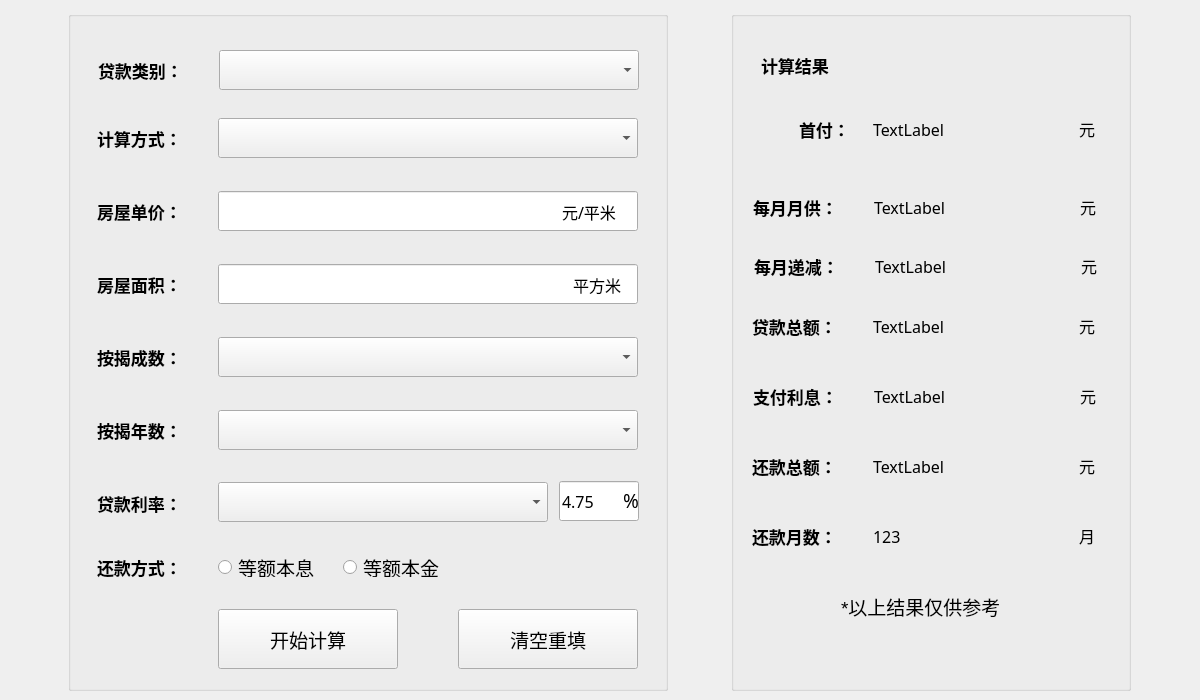
<?xml version="1.0" encoding="UTF-8"?>
<ui version="4.0">
 <class>Widget</class>
 <widget class="QWidget" name="Widget">
  <property name="geometry">
   <rect>
    <x>0</x>
    <y>0</y>
    <width>1200</width>
    <height>700</height>
   </rect>
  </property>
  <property name="minimumSize">
   <size>
    <width>1200</width>
    <height>700</height>
   </size>
  </property>
  <property name="maximumSize">
   <size>
    <width>1200</width>
    <height>718</height>
   </size>
  </property>
  <property name="windowTitle">
   <string>Widget</string>
  </property>
  <layout class="QHBoxLayout" name="horizontalLayout">
   <item>
    <widget class="QGroupBox" name="groupBox">
     <property name="minimumSize">
      <size>
       <width>600</width>
       <height>680</height>
      </size>
     </property>
     <property name="maximumSize">
      <size>
       <width>600</width>
       <height>680</height>
      </size>
     </property>
     <property name="title">
      <string/>
     </property>
     <widget class="QLineEdit" name="lineEdit1">
      <property name="geometry">
       <rect>
        <x>150</x>
        <y>180</y>
        <width>420</width>
        <height>40</height>
       </rect>
      </property>
      <property name="minimumSize">
       <size>
        <width>420</width>
        <height>40</height>
       </size>
      </property>
      <property name="maximumSize">
       <size>
        <width>420</width>
        <height>40</height>
       </size>
      </property>
      <property name="font">
       <font>
        <family>微软雅黑 Light</family>
        <pointsize>12</pointsize>
       </font>
      </property>
     </widget>
     <widget class="QPushButton" name="btn2">
      <property name="geometry">
       <rect>
        <x>390</x>
        <y>598</y>
        <width>180</width>
        <height>60</height>
       </rect>
      </property>
      <property name="minimumSize">
       <size>
        <width>180</width>
        <height>60</height>
       </size>
      </property>
      <property name="maximumSize">
       <size>
        <width>180</width>
        <height>60</height>
       </size>
      </property>
      <property name="font">
       <font>
        <family>黑体</family>
        <pointsize>14</pointsize>
       </font>
      </property>
      <property name="text">
       <string>清空重填</string>
      </property>
     </widget>
     <widget class="QLineEdit" name="lineEdit2">
      <property name="geometry">
       <rect>
        <x>150</x>
        <y>253</y>
        <width>420</width>
        <height>40</height>
       </rect>
      </property>
      <property name="minimumSize">
       <size>
        <width>420</width>
        <height>40</height>
       </size>
      </property>
      <property name="maximumSize">
       <size>
        <width>420</width>
        <height>40</height>
       </size>
      </property>
      <property name="font">
       <font>
        <family>微软雅黑 Light</family>
        <pointsize>12</pointsize>
       </font>
      </property>
     </widget>
     <widget class="QLabel" name="label1">
      <property name="geometry">
       <rect>
        <x>30</x>
        <y>48</y>
        <width>115</width>
        <height>22</height>
       </rect>
      </property>
      <property name="minimumSize">
       <size>
        <width>115</width>
        <height>22</height>
       </size>
      </property>
      <property name="maximumSize">
       <size>
        <width>115</width>
        <height>22</height>
       </size>
      </property>
      <property name="font">
       <font>
        <family>黑体</family>
        <pointsize>13</pointsize>
        <weight>75</weight>
        <bold>true</bold>
       </font>
      </property>
      <property name="text">
       <string>贷款类别：</string>
      </property>
     </widget>
     <widget class="QLabel" name="label9">
      <property name="geometry">
       <rect>
        <x>494</x>
        <y>181</y>
        <width>71</width>
        <height>40</height>
       </rect>
      </property>
      <property name="minimumSize">
       <size>
        <width>0</width>
        <height>40</height>
       </size>
      </property>
      <property name="maximumSize">
       <size>
        <width>16777215</width>
        <height>40</height>
       </size>
      </property>
      <property name="font">
       <font>
        <family>黑体</family>
        <pointsize>12</pointsize>
       </font>
      </property>
      <property name="text">
       <string>元/平米</string>
      </property>
     </widget>
     <widget class="QComboBox" name="comboBox3">
      <property name="geometry">
       <rect>
        <x>150</x>
        <y>326</y>
        <width>420</width>
        <height>40</height>
       </rect>
      </property>
      <property name="minimumSize">
       <size>
        <width>420</width>
        <height>40</height>
       </size>
      </property>
      <property name="maximumSize">
       <size>
        <width>420</width>
        <height>40</height>
       </size>
      </property>
      <property name="font">
       <font>
        <family>微软雅黑 Light</family>
        <pointsize>12</pointsize>
        <kerning>true</kerning>
       </font>
      </property>
     </widget>
     <widget class="QComboBox" name="comboBox2">
      <property name="geometry">
       <rect>
        <x>150</x>
        <y>107</y>
        <width>420</width>
        <height>40</height>
       </rect>
      </property>
      <property name="minimumSize">
       <size>
        <width>420</width>
        <height>40</height>
       </size>
      </property>
      <property name="maximumSize">
       <size>
        <width>420</width>
        <height>40</height>
       </size>
      </property>
      <property name="font">
       <font>
        <family>微软雅黑 Light</family>
        <pointsize>12</pointsize>
       </font>
      </property>
     </widget>
     <widget class="QLabel" name="label5">
      <property name="geometry">
       <rect>
        <x>29</x>
        <y>335</y>
        <width>115</width>
        <height>22</height>
       </rect>
      </property>
      <property name="minimumSize">
       <size>
        <width>115</width>
        <height>22</height>
       </size>
      </property>
      <property name="maximumSize">
       <size>
        <width>115</width>
        <height>22</height>
       </size>
      </property>
      <property name="font">
       <font>
        <family>黑体</family>
        <pointsize>13</pointsize>
        <weight>75</weight>
        <bold>true</bold>
       </font>
      </property>
      <property name="text">
       <string>按揭成数：</string>
      </property>
     </widget>
     <widget class="QPushButton" name="btn1">
      <property name="geometry">
       <rect>
        <x>150</x>
        <y>598</y>
        <width>180</width>
        <height>60</height>
       </rect>
      </property>
      <property name="minimumSize">
       <size>
        <width>180</width>
        <height>60</height>
       </size>
      </property>
      <property name="maximumSize">
       <size>
        <width>180</width>
        <height>60</height>
       </size>
      </property>
      <property name="font">
       <font>
        <family>黑体</family>
        <pointsize>14</pointsize>
       </font>
      </property>
      <property name="styleSheet">
       <string notr="true"/>
      </property>
      <property name="text">
       <string>开始计算</string>
      </property>
     </widget>
     <widget class="QLabel" name="label3">
      <property name="geometry">
       <rect>
        <x>29</x>
        <y>189</y>
        <width>115</width>
        <height>22</height>
       </rect>
      </property>
      <property name="minimumSize">
       <size>
        <width>115</width>
        <height>22</height>
       </size>
      </property>
      <property name="maximumSize">
       <size>
        <width>115</width>
        <height>22</height>
       </size>
      </property>
      <property name="font">
       <font>
        <family>黑体</family>
        <pointsize>13</pointsize>
        <weight>75</weight>
        <bold>true</bold>
       </font>
      </property>
      <property name="text">
       <string>房屋单价：</string>
      </property>
     </widget>
     <widget class="QRadioButton" name="rbtn1">
      <property name="geometry">
       <rect>
        <x>150</x>
        <y>546</y>
        <width>115</width>
        <height>20</height>
       </rect>
      </property>
      <property name="minimumSize">
       <size>
        <width>115</width>
        <height>20</height>
       </size>
      </property>
      <property name="maximumSize">
       <size>
        <width>115</width>
        <height>20</height>
       </size>
      </property>
      <property name="font">
       <font>
        <family>新宋体</family>
        <pointsize>14</pointsize>
       </font>
      </property>
      <property name="text">
       <string>等额本息</string>
      </property>
     </widget>
     <widget class="QComboBox" name="comboBox4">
      <property name="geometry">
       <rect>
        <x>150</x>
        <y>399</y>
        <width>420</width>
        <height>40</height>
       </rect>
      </property>
      <property name="minimumSize">
       <size>
        <width>420</width>
        <height>40</height>
       </size>
      </property>
      <property name="maximumSize">
       <size>
        <width>420</width>
        <height>40</height>
       </size>
      </property>
      <property name="font">
       <font>
        <family>微软雅黑 Light</family>
        <pointsize>12</pointsize>
       </font>
      </property>
     </widget>
     <widget class="QLabel" name="label4">
      <property name="geometry">
       <rect>
        <x>29</x>
        <y>262</y>
        <width>115</width>
        <height>22</height>
       </rect>
      </property>
      <property name="minimumSize">
       <size>
        <width>115</width>
        <height>22</height>
       </size>
      </property>
      <property name="maximumSize">
       <size>
        <width>115</width>
        <height>22</height>
       </size>
      </property>
      <property name="font">
       <font>
        <family>黑体</family>
        <pointsize>13</pointsize>
        <weight>75</weight>
        <bold>true</bold>
       </font>
      </property>
      <property name="text">
       <string>房屋面积：</string>
      </property>
     </widget>
     <widget class="QLabel" name="label2">
      <property name="geometry">
       <rect>
        <x>29</x>
        <y>116</y>
        <width>115</width>
        <height>22</height>
       </rect>
      </property>
      <property name="minimumSize">
       <size>
        <width>115</width>
        <height>22</height>
       </size>
      </property>
      <property name="maximumSize">
       <size>
        <width>115</width>
        <height>22</height>
       </size>
      </property>
      <property name="font">
       <font>
        <family>黑体</family>
        <pointsize>13</pointsize>
        <weight>75</weight>
        <bold>true</bold>
       </font>
      </property>
      <property name="text">
       <string>计算方式：</string>
      </property>
     </widget>
     <widget class="QLabel" name="label10">
      <property name="geometry">
       <rect>
        <x>505</x>
        <y>254</y>
        <width>81</width>
        <height>40</height>
       </rect>
      </property>
      <property name="minimumSize">
       <size>
        <width>0</width>
        <height>40</height>
       </size>
      </property>
      <property name="maximumSize">
       <size>
        <width>16777215</width>
        <height>40</height>
       </size>
      </property>
      <property name="font">
       <font>
        <family>黑体</family>
        <pointsize>12</pointsize>
       </font>
      </property>
      <property name="text">
       <string>平方米</string>
      </property>
     </widget>
     <widget class="QComboBox" name="comboBox1">
      <property name="geometry">
       <rect>
        <x>151</x>
        <y>39</y>
        <width>420</width>
        <height>40</height>
       </rect>
      </property>
      <property name="minimumSize">
       <size>
        <width>420</width>
        <height>40</height>
       </size>
      </property>
      <property name="maximumSize">
       <size>
        <width>420</width>
        <height>40</height>
       </size>
      </property>
      <property name="font">
       <font>
        <family>微软雅黑 Light</family>
        <pointsize>12</pointsize>
       </font>
      </property>
     </widget>
     <widget class="QLabel" name="label6">
      <property name="geometry">
       <rect>
        <x>29</x>
        <y>408</y>
        <width>115</width>
        <height>22</height>
       </rect>
      </property>
      <property name="minimumSize">
       <size>
        <width>115</width>
        <height>22</height>
       </size>
      </property>
      <property name="maximumSize">
       <size>
        <width>115</width>
        <height>22</height>
       </size>
      </property>
      <property name="font">
       <font>
        <family>黑体</family>
        <pointsize>13</pointsize>
        <weight>75</weight>
        <bold>true</bold>
       </font>
      </property>
      <property name="text">
       <string>按揭年数：</string>
      </property>
     </widget>
     <widget class="QLabel" name="label7">
      <property name="geometry">
       <rect>
        <x>29</x>
        <y>481</y>
        <width>115</width>
        <height>22</height>
       </rect>
      </property>
      <property name="minimumSize">
       <size>
        <width>115</width>
        <height>22</height>
       </size>
      </property>
      <property name="maximumSize">
       <size>
        <width>115</width>
        <height>22</height>
       </size>
      </property>
      <property name="font">
       <font>
        <family>黑体</family>
        <pointsize>13</pointsize>
        <weight>75</weight>
        <bold>true</bold>
       </font>
      </property>
      <property name="text">
       <string>贷款利率：</string>
      </property>
     </widget>
     <widget class="QRadioButton" name="rbtn2">
      <property name="geometry">
       <rect>
        <x>275</x>
        <y>546</y>
        <width>115</width>
        <height>20</height>
       </rect>
      </property>
      <property name="minimumSize">
       <size>
        <width>115</width>
        <height>20</height>
       </size>
      </property>
      <property name="maximumSize">
       <size>
        <width>115</width>
        <height>20</height>
       </size>
      </property>
      <property name="font">
       <font>
        <family>新宋体</family>
        <pointsize>14</pointsize>
       </font>
      </property>
      <property name="text">
       <string>等额本金</string>
      </property>
     </widget>
     <widget class="QLabel" name="label8">
      <property name="geometry">
       <rect>
        <x>29</x>
        <y>545</y>
        <width>115</width>
        <height>22</height>
       </rect>
      </property>
      <property name="minimumSize">
       <size>
        <width>115</width>
        <height>22</height>
       </size>
      </property>
      <property name="maximumSize">
       <size>
        <width>115</width>
        <height>22</height>
       </size>
      </property>
      <property name="font">
       <font>
        <family>黑体</family>
        <pointsize>13</pointsize>
        <weight>75</weight>
        <bold>true</bold>
       </font>
      </property>
      <property name="text">
       <string>还款方式：</string>
      </property>
     </widget>
     <widget class="QLabel" name="label11">
      <property name="geometry">
       <rect>
        <x>555</x>
        <y>469</y>
        <width>31</width>
        <height>40</height>
       </rect>
      </property>
      <property name="minimumSize">
       <size>
        <width>0</width>
        <height>40</height>
       </size>
      </property>
      <property name="maximumSize">
       <size>
        <width>16777215</width>
        <height>40</height>
       </size>
      </property>
      <property name="font">
       <font>
        <family>黑体</family>
        <pointsize>14</pointsize>
       </font>
      </property>
      <property name="text">
       <string>%</string>
      </property>
     </widget>
     <widget class="QComboBox" name="comboBox5">
      <property name="geometry">
       <rect>
        <x>150</x>
        <y>471</y>
        <width>330</width>
        <height>40</height>
       </rect>
      </property>
      <property name="minimumSize">
       <size>
        <width>330</width>
        <height>40</height>
       </size>
      </property>
      <property name="maximumSize">
       <size>
        <width>330</width>
        <height>40</height>
       </size>
      </property>
      <property name="font">
       <font>
        <family>微软雅黑 Light</family>
        <pointsize>12</pointsize>
       </font>
      </property>
     </widget>
     <widget class="QLineEdit" name="lineEdit3">
      <property name="geometry">
       <rect>
        <x>491</x>
        <y>470</y>
        <width>80</width>
        <height>40</height>
       </rect>
      </property>
      <property name="minimumSize">
       <size>
        <width>80</width>
        <height>40</height>
       </size>
      </property>
      <property name="maximumSize">
       <size>
        <width>80</width>
        <height>40</height>
       </size>
      </property>
      <property name="font">
       <font>
        <family>微软雅黑 Light</family>
        <pointsize>12</pointsize>
       </font>
      </property>
      <property name="text">
       <string>4.75</string>
      </property>
     </widget>
     <zorder>lineEdit1</zorder>
     <zorder>btn2</zorder>
     <zorder>lineEdit2</zorder>
     <zorder>label1</zorder>
     <zorder>label9</zorder>
     <zorder>comboBox3</zorder>
     <zorder>comboBox2</zorder>
     <zorder>label5</zorder>
     <zorder>btn1</zorder>
     <zorder>label3</zorder>
     <zorder>rbtn1</zorder>
     <zorder>comboBox4</zorder>
     <zorder>label4</zorder>
     <zorder>label2</zorder>
     <zorder>label10</zorder>
     <zorder>comboBox1</zorder>
     <zorder>label6</zorder>
     <zorder>label7</zorder>
     <zorder>rbtn2</zorder>
     <zorder>label8</zorder>
     <zorder>comboBox5</zorder>
     <zorder>lineEdit3</zorder>
     <zorder>label11</zorder>
    </widget>
   </item>
   <item>
    <widget class="QGroupBox" name="groupBox_2">
     <property name="minimumSize">
      <size>
       <width>400</width>
       <height>680</height>
      </size>
     </property>
     <property name="maximumSize">
      <size>
       <width>400</width>
       <height>680</height>
      </size>
     </property>
     <property name="title">
      <string/>
     </property>
     <widget class="QLabel" name="label1_8">
      <property name="geometry">
       <rect>
        <x>21</x>
        <y>514</y>
        <width>115</width>
        <height>22</height>
       </rect>
      </property>
      <property name="minimumSize">
       <size>
        <width>115</width>
        <height>22</height>
       </size>
      </property>
      <property name="maximumSize">
       <size>
        <width>115</width>
        <height>22</height>
       </size>
      </property>
      <property name="font">
       <font>
        <family>黑体</family>
        <pointsize>13</pointsize>
        <weight>75</weight>
        <bold>true</bold>
       </font>
      </property>
      <property name="text">
       <string>还款月数：</string>
      </property>
     </widget>
     <widget class="QLabel" name="label1_2">
      <property name="geometry">
       <rect>
        <x>30</x>
        <y>43</y>
        <width>115</width>
        <height>22</height>
       </rect>
      </property>
      <property name="minimumSize">
       <size>
        <width>115</width>
        <height>22</height>
       </size>
      </property>
      <property name="maximumSize">
       <size>
        <width>115</width>
        <height>22</height>
       </size>
      </property>
      <property name="font">
       <font>
        <family>黑体</family>
        <pointsize>13</pointsize>
        <weight>75</weight>
        <bold>true</bold>
       </font>
      </property>
      <property name="text">
       <string>计算结果</string>
      </property>
     </widget>
     <widget class="QLabel" name="label1_5">
      <property name="geometry">
       <rect>
        <x>21</x>
        <y>304</y>
        <width>115</width>
        <height>22</height>
       </rect>
      </property>
      <property name="minimumSize">
       <size>
        <width>115</width>
        <height>22</height>
       </size>
      </property>
      <property name="maximumSize">
       <size>
        <width>115</width>
        <height>22</height>
       </size>
      </property>
      <property name="font">
       <font>
        <family>黑体</family>
        <pointsize>13</pointsize>
        <weight>75</weight>
        <bold>true</bold>
       </font>
      </property>
      <property name="text">
       <string>贷款总额：</string>
      </property>
     </widget>
     <widget class="QLabel" name="label1_6">
      <property name="geometry">
       <rect>
        <x>22</x>
        <y>374</y>
        <width>115</width>
        <height>22</height>
       </rect>
      </property>
      <property name="minimumSize">
       <size>
        <width>115</width>
        <height>22</height>
       </size>
      </property>
      <property name="maximumSize">
       <size>
        <width>115</width>
        <height>22</height>
       </size>
      </property>
      <property name="font">
       <font>
        <family>黑体</family>
        <pointsize>13</pointsize>
        <weight>75</weight>
        <bold>true</bold>
       </font>
      </property>
      <property name="text">
       <string>支付利息：</string>
      </property>
     </widget>
     <widget class="QLabel" name="label1_7">
      <property name="geometry">
       <rect>
        <x>21</x>
        <y>444</y>
        <width>115</width>
        <height>22</height>
       </rect>
      </property>
      <property name="minimumSize">
       <size>
        <width>115</width>
        <height>22</height>
       </size>
      </property>
      <property name="maximumSize">
       <size>
        <width>115</width>
        <height>22</height>
       </size>
      </property>
      <property name="font">
       <font>
        <family>黑体</family>
        <pointsize>13</pointsize>
        <weight>75</weight>
        <bold>true</bold>
       </font>
      </property>
      <property name="text">
       <string>还款总额：</string>
      </property>
     </widget>
     <widget class="QLabel" name="label_3">
      <property name="geometry">
       <rect>
        <x>348</x>
        <y>103</y>
        <width>20</width>
        <height>30</height>
       </rect>
      </property>
      <property name="minimumSize">
       <size>
        <width>20</width>
        <height>30</height>
       </size>
      </property>
      <property name="maximumSize">
       <size>
        <width>20</width>
        <height>30</height>
       </size>
      </property>
      <property name="font">
       <font>
        <family>楷体</family>
        <pointsize>12</pointsize>
       </font>
      </property>
      <property name="text">
       <string>元</string>
      </property>
     </widget>
     <widget class="QLabel" name="label1_3">
      <property name="geometry">
       <rect>
        <x>68</x>
        <y>107</y>
        <width>60</width>
        <height>22</height>
       </rect>
      </property>
      <property name="minimumSize">
       <size>
        <width>60</width>
        <height>22</height>
       </size>
      </property>
      <property name="maximumSize">
       <size>
        <width>60</width>
        <height>22</height>
       </size>
      </property>
      <property name="font">
       <font>
        <family>黑体</family>
        <pointsize>13</pointsize>
        <weight>75</weight>
        <bold>true</bold>
       </font>
      </property>
      <property name="text">
       <string>首付：</string>
      </property>
     </widget>
     <widget class="QLabel" name="label1_4">
      <property name="geometry">
       <rect>
        <x>22</x>
        <y>185</y>
        <width>115</width>
        <height>22</height>
       </rect>
      </property>
      <property name="minimumSize">
       <size>
        <width>115</width>
        <height>22</height>
       </size>
      </property>
      <property name="maximumSize">
       <size>
        <width>115</width>
        <height>22</height>
       </size>
      </property>
      <property name="font">
       <font>
        <family>黑体</family>
        <pointsize>13</pointsize>
        <weight>75</weight>
        <bold>true</bold>
       </font>
      </property>
      <property name="text">
       <string>每月月供：</string>
      </property>
     </widget>
     <widget class="QLabel" name="label_7">
      <property name="geometry">
       <rect>
        <x>142</x>
        <y>103</y>
        <width>200</width>
        <height>30</height>
       </rect>
      </property>
      <property name="minimumSize">
       <size>
        <width>200</width>
        <height>30</height>
       </size>
      </property>
      <property name="maximumSize">
       <size>
        <width>200</width>
        <height>30</height>
       </size>
      </property>
      <property name="font">
       <font>
        <family>微软雅黑 Light</family>
        <pointsize>12</pointsize>
       </font>
      </property>
      <property name="text">
       <string>TextLabel</string>
      </property>
     </widget>
     <widget class="QLabel" name="label_8">
      <property name="geometry">
       <rect>
        <x>143</x>
        <y>181</y>
        <width>200</width>
        <height>30</height>
       </rect>
      </property>
      <property name="minimumSize">
       <size>
        <width>200</width>
        <height>30</height>
       </size>
      </property>
      <property name="maximumSize">
       <size>
        <width>200</width>
        <height>30</height>
       </size>
      </property>
      <property name="font">
       <font>
        <family>微软雅黑 Light</family>
        <pointsize>12</pointsize>
       </font>
      </property>
      <property name="text">
       <string>TextLabel</string>
      </property>
     </widget>
     <widget class="QLabel" name="label_4">
      <property name="geometry">
       <rect>
        <x>349</x>
        <y>181</y>
        <width>20</width>
        <height>30</height>
       </rect>
      </property>
      <property name="minimumSize">
       <size>
        <width>20</width>
        <height>30</height>
       </size>
      </property>
      <property name="maximumSize">
       <size>
        <width>20</width>
        <height>30</height>
       </size>
      </property>
      <property name="font">
       <font>
        <family>楷体</family>
        <pointsize>12</pointsize>
       </font>
      </property>
      <property name="text">
       <string>元</string>
      </property>
     </widget>
     <widget class="QLabel" name="label_9">
      <property name="geometry">
       <rect>
        <x>142</x>
        <y>300</y>
        <width>200</width>
        <height>30</height>
       </rect>
      </property>
      <property name="minimumSize">
       <size>
        <width>200</width>
        <height>30</height>
       </size>
      </property>
      <property name="maximumSize">
       <size>
        <width>200</width>
        <height>30</height>
       </size>
      </property>
      <property name="font">
       <font>
        <family>微软雅黑 Light</family>
        <pointsize>12</pointsize>
       </font>
      </property>
      <property name="text">
       <string>TextLabel</string>
      </property>
     </widget>
     <widget class="QLabel" name="label_5">
      <property name="geometry">
       <rect>
        <x>348</x>
        <y>300</y>
        <width>20</width>
        <height>30</height>
       </rect>
      </property>
      <property name="minimumSize">
       <size>
        <width>20</width>
        <height>30</height>
       </size>
      </property>
      <property name="maximumSize">
       <size>
        <width>20</width>
        <height>30</height>
       </size>
      </property>
      <property name="font">
       <font>
        <family>楷体</family>
        <pointsize>12</pointsize>
       </font>
      </property>
      <property name="text">
       <string>元</string>
      </property>
     </widget>
     <widget class="QLabel" name="label_10">
      <property name="geometry">
       <rect>
        <x>142</x>
        <y>510</y>
        <width>200</width>
        <height>30</height>
       </rect>
      </property>
      <property name="minimumSize">
       <size>
        <width>200</width>
        <height>30</height>
       </size>
      </property>
      <property name="maximumSize">
       <size>
        <width>200</width>
        <height>30</height>
       </size>
      </property>
      <property name="font">
       <font>
        <family>微软雅黑 Light</family>
        <pointsize>12</pointsize>
       </font>
      </property>
      <property name="text">
       <string>123</string>
      </property>
     </widget>
     <widget class="QLabel" name="label_6">
      <property name="geometry">
       <rect>
        <x>348</x>
        <y>510</y>
        <width>20</width>
        <height>30</height>
       </rect>
      </property>
      <property name="minimumSize">
       <size>
        <width>20</width>
        <height>30</height>
       </size>
      </property>
      <property name="maximumSize">
       <size>
        <width>20</width>
        <height>30</height>
       </size>
      </property>
      <property name="font">
       <font>
        <family>楷体</family>
        <pointsize>12</pointsize>
       </font>
      </property>
      <property name="text">
       <string>月</string>
      </property>
     </widget>
     <widget class="QLabel" name="label_11">
      <property name="geometry">
       <rect>
        <x>349</x>
        <y>370</y>
        <width>20</width>
        <height>30</height>
       </rect>
      </property>
      <property name="minimumSize">
       <size>
        <width>20</width>
        <height>30</height>
       </size>
      </property>
      <property name="maximumSize">
       <size>
        <width>20</width>
        <height>30</height>
       </size>
      </property>
      <property name="font">
       <font>
        <family>楷体</family>
        <pointsize>12</pointsize>
       </font>
      </property>
      <property name="text">
       <string>元</string>
      </property>
     </widget>
     <widget class="QLabel" name="label_12">
      <property name="geometry">
       <rect>
        <x>143</x>
        <y>370</y>
        <width>200</width>
        <height>30</height>
       </rect>
      </property>
      <property name="minimumSize">
       <size>
        <width>200</width>
        <height>30</height>
       </size>
      </property>
      <property name="maximumSize">
       <size>
        <width>200</width>
        <height>30</height>
       </size>
      </property>
      <property name="font">
       <font>
        <family>微软雅黑 Light</family>
        <pointsize>12</pointsize>
       </font>
      </property>
      <property name="text">
       <string>TextLabel</string>
      </property>
     </widget>
     <widget class="QLabel" name="label_13">
      <property name="geometry">
       <rect>
        <x>142</x>
        <y>440</y>
        <width>200</width>
        <height>30</height>
       </rect>
      </property>
      <property name="minimumSize">
       <size>
        <width>200</width>
        <height>30</height>
       </size>
      </property>
      <property name="maximumSize">
       <size>
        <width>200</width>
        <height>30</height>
       </size>
      </property>
      <property name="font">
       <font>
        <family>微软雅黑 Light</family>
        <pointsize>12</pointsize>
       </font>
      </property>
      <property name="text">
       <string>TextLabel</string>
      </property>
     </widget>
     <widget class="QLabel" name="label_14">
      <property name="geometry">
       <rect>
        <x>348</x>
        <y>440</y>
        <width>20</width>
        <height>30</height>
       </rect>
      </property>
      <property name="minimumSize">
       <size>
        <width>20</width>
        <height>30</height>
       </size>
      </property>
      <property name="maximumSize">
       <size>
        <width>20</width>
        <height>30</height>
       </size>
      </property>
      <property name="font">
       <font>
        <family>楷体</family>
        <pointsize>12</pointsize>
       </font>
      </property>
      <property name="text">
       <string>元</string>
      </property>
     </widget>
     <widget class="QLabel" name="label">
      <property name="geometry">
       <rect>
        <x>110</x>
        <y>580</y>
        <width>200</width>
        <height>30</height>
       </rect>
      </property>
      <property name="minimumSize">
       <size>
        <width>200</width>
        <height>30</height>
       </size>
      </property>
      <property name="maximumSize">
       <size>
        <width>200</width>
        <height>30</height>
       </size>
      </property>
      <property name="font">
       <font>
        <family>Arial</family>
        <pointsize>14</pointsize>
       </font>
      </property>
      <property name="text">
       <string>*以上结果仅供参考</string>
      </property>
     </widget>
     <widget class="QLabel" name="label_15">
      <property name="geometry">
       <rect>
        <x>144</x>
        <y>240</y>
        <width>200</width>
        <height>30</height>
       </rect>
      </property>
      <property name="minimumSize">
       <size>
        <width>200</width>
        <height>30</height>
       </size>
      </property>
      <property name="maximumSize">
       <size>
        <width>200</width>
        <height>30</height>
       </size>
      </property>
      <property name="font">
       <font>
        <family>微软雅黑 Light</family>
        <pointsize>12</pointsize>
       </font>
      </property>
      <property name="text">
       <string>TextLabel</string>
      </property>
     </widget>
     <widget class="QLabel" name="label1_9">
      <property name="geometry">
       <rect>
        <x>23</x>
        <y>244</y>
        <width>115</width>
        <height>22</height>
       </rect>
      </property>
      <property name="minimumSize">
       <size>
        <width>115</width>
        <height>22</height>
       </size>
      </property>
      <property name="maximumSize">
       <size>
        <width>115</width>
        <height>22</height>
       </size>
      </property>
      <property name="font">
       <font>
        <family>黑体</family>
        <pointsize>13</pointsize>
        <weight>75</weight>
        <bold>true</bold>
       </font>
      </property>
      <property name="text">
       <string>每月递减：</string>
      </property>
     </widget>
     <widget class="QLabel" name="label_16">
      <property name="geometry">
       <rect>
        <x>350</x>
        <y>240</y>
        <width>20</width>
        <height>30</height>
       </rect>
      </property>
      <property name="minimumSize">
       <size>
        <width>20</width>
        <height>30</height>
       </size>
      </property>
      <property name="maximumSize">
       <size>
        <width>20</width>
        <height>30</height>
       </size>
      </property>
      <property name="font">
       <font>
        <family>楷体</family>
        <pointsize>12</pointsize>
       </font>
      </property>
      <property name="text">
       <string>元</string>
      </property>
     </widget>
    </widget>
   </item>
  </layout>
 </widget>
 <resources/>
 <connections/>
</ui>
